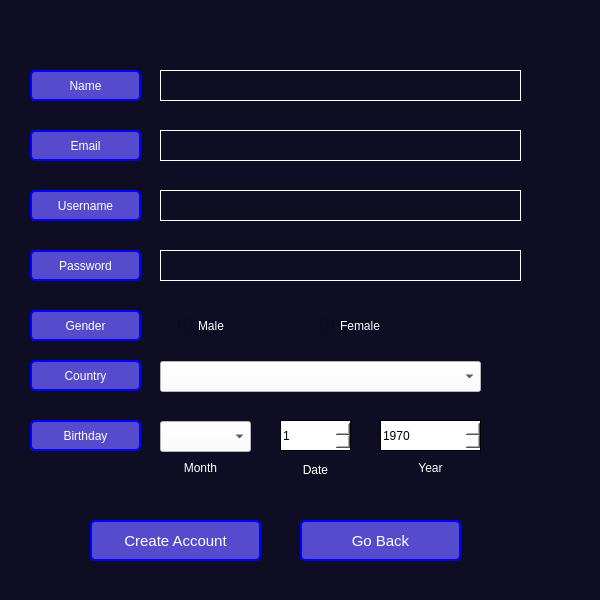
<?xml version="1.0" encoding="UTF-8"?>
<ui version="4.0">
 <class>SignUpWindow</class>
 <widget class="QDialog" name="SignUpWindow">
  <property name="geometry">
   <rect>
    <x>0</x>
    <y>0</y>
    <width>600</width>
    <height>600</height>
   </rect>
  </property>
  <property name="minimumSize">
   <size>
    <width>600</width>
    <height>600</height>
   </size>
  </property>
  <property name="maximumSize">
   <size>
    <width>600</width>
    <height>600</height>
   </size>
  </property>
  <property name="windowTitle">
   <string>Dialog</string>
  </property>
  <property name="styleSheet">
   <string notr="true">background-color: rgb(15, 13, 35) ;</string>
  </property>
  <widget class="QPushButton" name="createaccbutton">
   <property name="geometry">
    <rect>
     <x>90</x>
     <y>520</y>
     <width>171</width>
     <height>41</height>
    </rect>
   </property>
   <property name="font">
    <font>
     <pointsize>11</pointsize>
    </font>
   </property>
   <property name="styleSheet">
    <string notr="true">QPushButton {
    background-color: rgb(86, 75, 205); 
    color: white; 
    border: 2px solid blue;
    border-radius: 5px;
    padding: 5px 10px; 
}

QPushButton:hover {
    background-color: rgba(255, 255, 255, 0.2); 
}</string>
   </property>
   <property name="text">
    <string>Create Account</string>
   </property>
  </widget>
  <widget class="QPushButton" name="backbutton">
   <property name="geometry">
    <rect>
     <x>300</x>
     <y>520</y>
     <width>161</width>
     <height>41</height>
    </rect>
   </property>
   <property name="font">
    <font>
     <pointsize>11</pointsize>
    </font>
   </property>
   <property name="styleSheet">
    <string notr="true">QPushButton {
    background-color: rgb(86, 75, 205); 
    color: white; 
    border: 2px solid blue;
    border-radius: 5px;
    padding: 5px 10px; 
}

QPushButton:hover {
    background-color: rgba(255, 255, 255, 0.2); 
}</string>
   </property>
   <property name="text">
    <string>Go Back</string>
   </property>
  </widget>
  <widget class="QLabel" name="firstnamelabel">
   <property name="geometry">
    <rect>
     <x>30</x>
     <y>70</y>
     <width>111</width>
     <height>31</height>
    </rect>
   </property>
   <property name="styleSheet">
    <string notr="true">QLabel {
   background-color: rgb(86, 75, 205); 
    color: white; 
    border: 2px solid blue;
    border-radius: 5px;
    padding: 5px 10px; 
}</string>
   </property>
   <property name="text">
    <string>Name</string>
   </property>
   <property name="alignment">
    <set>Qt::AlignmentFlag::AlignCenter</set>
   </property>
  </widget>
  <widget class="QLabel" name="genderlable">
   <property name="geometry">
    <rect>
     <x>30</x>
     <y>310</y>
     <width>111</width>
     <height>31</height>
    </rect>
   </property>
   <property name="styleSheet">
    <string notr="true">QLabel {
   background-color: rgb(86, 75, 205); 
    color: white; 
    border: 2px solid blue;
    border-radius: 5px;
    padding: 5px 10px; 
}</string>
   </property>
   <property name="text">
    <string>Gender</string>
   </property>
   <property name="alignment">
    <set>Qt::AlignmentFlag::AlignCenter</set>
   </property>
  </widget>
  <widget class="QLabel" name="passwordlable">
   <property name="geometry">
    <rect>
     <x>30</x>
     <y>250</y>
     <width>111</width>
     <height>31</height>
    </rect>
   </property>
   <property name="styleSheet">
    <string notr="true">QLabel {
   background-color: rgb(86, 75, 205); 
    color: white; 
    border: 2px solid blue;
    border-radius: 5px;
    padding: 5px 10px; 
}</string>
   </property>
   <property name="text">
    <string>Password</string>
   </property>
   <property name="alignment">
    <set>Qt::AlignmentFlag::AlignCenter</set>
   </property>
  </widget>
  <widget class="QLabel" name="usernamelable">
   <property name="geometry">
    <rect>
     <x>30</x>
     <y>190</y>
     <width>111</width>
     <height>31</height>
    </rect>
   </property>
   <property name="styleSheet">
    <string notr="true">QLabel {
   background-color: rgb(86, 75, 205); 
    color: white; 
    border: 2px solid blue;
    border-radius: 5px;
    padding: 5px 10px; 
}</string>
   </property>
   <property name="text">
    <string>Username</string>
   </property>
   <property name="alignment">
    <set>Qt::AlignmentFlag::AlignCenter</set>
   </property>
  </widget>
  <widget class="QLabel" name="lastnamelable">
   <property name="geometry">
    <rect>
     <x>30</x>
     <y>130</y>
     <width>111</width>
     <height>31</height>
    </rect>
   </property>
   <property name="styleSheet">
    <string notr="true">QLabel {
   background-color: rgb(86, 75, 205); 
    color: white; 
    border: 2px solid blue;
    border-radius: 5px;
    padding: 5px 10px; 
}</string>
   </property>
   <property name="text">
    <string>Email</string>
   </property>
   <property name="alignment">
    <set>Qt::AlignmentFlag::AlignCenter</set>
   </property>
  </widget>
  <widget class="QLabel" name="birthdaylable">
   <property name="geometry">
    <rect>
     <x>30</x>
     <y>420</y>
     <width>111</width>
     <height>31</height>
    </rect>
   </property>
   <property name="styleSheet">
    <string notr="true">QLabel {
   background-color: rgb(86, 75, 205); 
    color: white; 
    border: 2px solid blue;
    border-radius: 5px;
    padding: 5px 10px; 
}</string>
   </property>
   <property name="text">
    <string>Birthday</string>
   </property>
   <property name="alignment">
    <set>Qt::AlignmentFlag::AlignCenter</set>
   </property>
  </widget>
  <widget class="QLabel" name="countrylable">
   <property name="geometry">
    <rect>
     <x>30</x>
     <y>360</y>
     <width>111</width>
     <height>31</height>
    </rect>
   </property>
   <property name="styleSheet">
    <string notr="true">QLabel {
   background-color: rgb(86, 75, 205); 
    color: white; 
    border: 2px solid blue;
    border-radius: 5px;
    padding: 5px 10px; 
}</string>
   </property>
   <property name="text">
    <string>Country</string>
   </property>
   <property name="alignment">
    <set>Qt::AlignmentFlag::AlignCenter</set>
   </property>
  </widget>
  <widget class="QLineEdit" name="firstnamelineedit">
   <property name="geometry">
    <rect>
     <x>160</x>
     <y>70</y>
     <width>361</width>
     <height>31</height>
    </rect>
   </property>
   <property name="styleSheet">
    <string notr="true">QLineEdit {
    color: white;
    background-color: rgb(15, 13, 35) ;
    border: 1px solid white; }</string>
   </property>
  </widget>
  <widget class="QLineEdit" name="usernamelineedit">
   <property name="geometry">
    <rect>
     <x>160</x>
     <y>190</y>
     <width>361</width>
     <height>31</height>
    </rect>
   </property>
   <property name="styleSheet">
    <string notr="true">QLineEdit {
    color: white;
    background-color: rgb(15, 13, 35) ;
    border: 1px solid white; }</string>
   </property>
  </widget>
  <widget class="QLineEdit" name="lastnamelineedit">
   <property name="geometry">
    <rect>
     <x>160</x>
     <y>130</y>
     <width>361</width>
     <height>31</height>
    </rect>
   </property>
   <property name="styleSheet">
    <string notr="true">QLineEdit {
    color: white;
    background-color: rgb(15, 13, 35) ;
    border: 1px solid white; }</string>
   </property>
  </widget>
  <widget class="QLineEdit" name="passwordlineedit">
   <property name="geometry">
    <rect>
     <x>160</x>
     <y>250</y>
     <width>361</width>
     <height>31</height>
    </rect>
   </property>
   <property name="styleSheet">
    <string notr="true">QLineEdit {
    color: white;
    background-color: rgb(15, 13, 35) ;
    border: 1px solid white; }</string>
   </property>
  </widget>
  <widget class="QRadioButton" name="malebutton">
   <property name="geometry">
    <rect>
     <x>178</x>
     <y>310</y>
     <width>101</width>
     <height>31</height>
    </rect>
   </property>
   <property name="styleSheet">
    <string notr="true">QRadioButton{
 color: white;
}</string>
   </property>
   <property name="text">
    <string>Male</string>
   </property>
  </widget>
  <widget class="QRadioButton" name="femalebutton">
   <property name="geometry">
    <rect>
     <x>320</x>
     <y>310</y>
     <width>91</width>
     <height>31</height>
    </rect>
   </property>
   <property name="styleSheet">
    <string notr="true">QRadioButton{
 color: white;
}</string>
   </property>
   <property name="text">
    <string>Female</string>
   </property>
  </widget>
  <widget class="QComboBox" name="countrycombobox">
   <property name="geometry">
    <rect>
     <x>160</x>
     <y>361</y>
     <width>321</width>
     <height>31</height>
    </rect>
   </property>
   <property name="styleSheet">
    <string notr="true">QComboBox {
    color: black; 
    background-color: white; 
}
QComboBox QAbstractItemView {
    color: black; 
    background-color:white; 
    selection-background-color: blue; 
    selection-color: blue; }</string>
   </property>
  </widget>
  <widget class="QComboBox" name="monthcombobox">
   <property name="geometry">
    <rect>
     <x>160</x>
     <y>421</y>
     <width>91</width>
     <height>31</height>
    </rect>
   </property>
   <property name="styleSheet">
    <string notr="true">QComboBox {
    color: black; 
    background-color: white; 
}
QComboBox QAbstractItemView {
    color: black; 
    background-color:white; 
    selection-background-color: blue; 
    selection-color: blue; }</string>
   </property>
   <property name="currentText">
    <string/>
   </property>
  </widget>
  <widget class="QSpinBox" name="datespinbox">
   <property name="geometry">
    <rect>
     <x>280</x>
     <y>420</y>
     <width>71</width>
     <height>31</height>
    </rect>
   </property>
   <property name="styleSheet">
    <string notr="true">QSpinBox {
    color: black; 
    background-color: white; 
    border: 1px solid black; 
}</string>
   </property>
   <property name="minimum">
    <number>1</number>
   </property>
   <property name="maximum">
    <number>31</number>
   </property>
  </widget>
  <widget class="QSpinBox" name="yearspinbox">
   <property name="geometry">
    <rect>
     <x>380</x>
     <y>420</y>
     <width>101</width>
     <height>31</height>
    </rect>
   </property>
   <property name="styleSheet">
    <string notr="true">QSpinBox {
    color: black; 
    background-color: white; 
    border: 1px solid black; 
}</string>
   </property>
   <property name="minimum">
    <number>1970</number>
   </property>
   <property name="maximum">
    <number>2025</number>
   </property>
  </widget>
  <widget class="QLabel" name="label">
   <property name="geometry">
    <rect>
     <x>170</x>
     <y>460</y>
     <width>61</width>
     <height>16</height>
    </rect>
   </property>
   <property name="styleSheet">
    <string notr="true">QLabel {
    color: white; 
}</string>
   </property>
   <property name="text">
    <string>Month</string>
   </property>
   <property name="alignment">
    <set>Qt::AlignmentFlag::AlignCenter</set>
   </property>
  </widget>
  <widget class="QLabel" name="label_2">
   <property name="geometry">
    <rect>
     <x>280</x>
     <y>460</y>
     <width>71</width>
     <height>20</height>
    </rect>
   </property>
   <property name="styleSheet">
    <string notr="true">QLabel {
    color: white; 
}</string>
   </property>
   <property name="text">
    <string>Date</string>
   </property>
   <property name="alignment">
    <set>Qt::AlignmentFlag::AlignCenter</set>
   </property>
  </widget>
  <widget class="QLabel" name="label_3">
   <property name="geometry">
    <rect>
     <x>390</x>
     <y>460</y>
     <width>81</width>
     <height>16</height>
    </rect>
   </property>
   <property name="styleSheet">
    <string notr="true">QLabel {
    color: white; 
}</string>
   </property>
   <property name="text">
    <string>Year</string>
   </property>
   <property name="alignment">
    <set>Qt::AlignmentFlag::AlignCenter</set>
   </property>
  </widget>
  <widget class="QLabel" name="label_4">
   <property name="geometry">
    <rect>
     <x>10</x>
     <y>10</y>
     <width>591</width>
     <height>581</height>
    </rect>
   </property>
   <property name="minimumSize">
    <size>
     <width>200</width>
     <height>200</height>
    </size>
   </property>
   <property name="text">
    <string/>
   </property>
   <property name="pixmap">
    <pixmap resource="resource.qrc">:/image/logo1.jpg</pixmap>
   </property>
   <property name="scaledContents">
    <bool>true</bool>
   </property>
  </widget>
  <zorder>label_4</zorder>
  <zorder>backbutton</zorder>
  <zorder>birthdaylable</zorder>
  <zorder>countrycombobox</zorder>
  <zorder>countrylable</zorder>
  <zorder>createaccbutton</zorder>
  <zorder>datespinbox</zorder>
  <zorder>femalebutton</zorder>
  <zorder>firstnamelabel</zorder>
  <zorder>firstnamelineedit</zorder>
  <zorder>genderlable</zorder>
  <zorder>label</zorder>
  <zorder>label_2</zorder>
  <zorder>label_3</zorder>
  <zorder>lastnamelable</zorder>
  <zorder>lastnamelineedit</zorder>
  <zorder>malebutton</zorder>
  <zorder>monthcombobox</zorder>
  <zorder>passwordlable</zorder>
  <zorder>passwordlineedit</zorder>
  <zorder>usernamelable</zorder>
  <zorder>usernamelineedit</zorder>
  <zorder>yearspinbox</zorder>
 </widget>
 <resources>
  <include location="resource.qrc"/>
 </resources>
 <connections/>
</ui>
